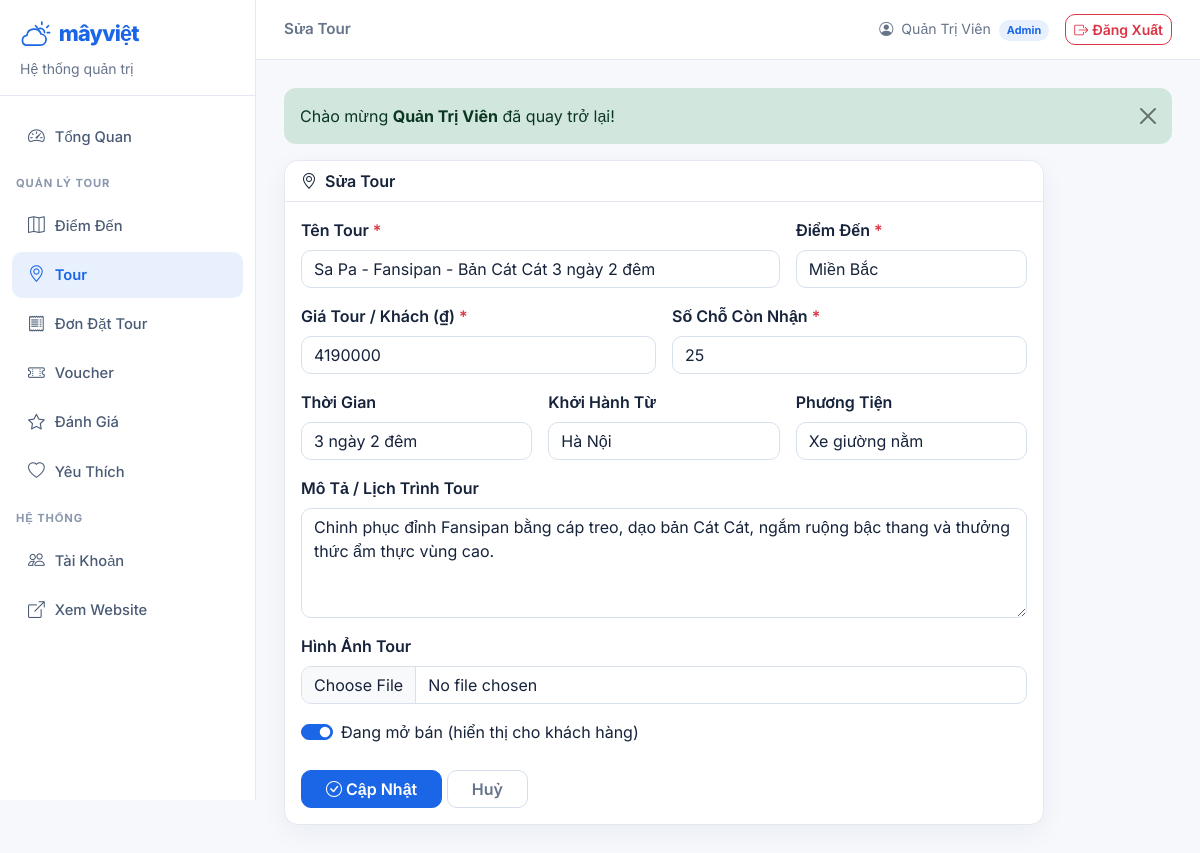
The app's page /?action=admin-san-pham-sua&id=2 (signed in) with its own data.
### tables this page shows
CREATE TABLE san_pham (
    id             INT AUTO_INCREMENT PRIMARY KEY,
    danh_muc_id    INT NOT NULL,
    ten_san_pham   VARCHAR(150)   NOT NULL,
    gia            DECIMAL(12,0)  NOT NULL,
    so_luong       INT            NOT NULL DEFAULT 0 COMMENT 'Số chỗ còn nhận',
    thoi_gian      VARCHAR(50)    DEFAULT NULL COMMENT 'VD: 3 ngày 2 đêm',
    diem_khoi_hanh VARCHAR(100)   DEFAULT NULL,
    phuong_tien    VARCHAR(100)   DEFAULT NULL,
    mo_ta          TEXT,
    hinh_anh       VARCHAR(255)   DEFAULT NULL,
    luot_xem       INT            NOT NULL DEFAULT 0,
    trang_thai     TINYINT(1)     NOT NULL DEFAULT 1 COMMENT '1: đang mở bán, 0: tạm ngưng',
    ngay_tao       DATETIME       DEFAULT CURRENT_TIMESTAMP,
    FOREIGN KEY (danh_muc_id) REFERENCES danh_muc(id) ON DELETE CASCADE
);

CREATE TABLE danh_muc (
    id            INT AUTO_INCREMENT PRIMARY KEY,
    ten_danh_muc  VARCHAR(100) NOT NULL,
    mo_ta         TEXT,
    ngay_tao      DATETIME DEFAULT CURRENT_TIMESTAMP
);

### controllers/AdminSanPhamController.php (called while the page is built, shortened)
<?php
class AdminSanPhamController
{
    private $sanPhamModel;
    private $danhMucModel;
    public function __construct()
    {
        $this->sanPhamModel = new SanPhamModel();
        $this->danhMucModel = new DanhMucModel();
    }
    public function sua()
    {
        $id       = (int)($_GET['id'] ?? 0);
        $san_pham = $this->sanPhamModel->layTheoIdKemDanhMuc($id);
        $danh_sach_danh_muc = $this->danhMucModel->layTatCa();
        require_once PATH_VIEW_ADMIN;
    }
}

### index.php (called while the page is built, shortened)
<?php
spl_autoload_register(function ($ten_class) {
    $ten_file = "$ten_class.php";
    $duong_dan_model      = PATH_MODEL . $ten_file;
});
require_once './configs/helper.php';
require_once './routes/index.php';

### models/BaseModel.php (called while the page is built, shortened)
<?php
class BaseModel
{
    protected $bang;
    protected $pdo;
    public function __construct()
    {
        $dsn = sprintf(
            'mysql:host=%s;port=%s;dbname=%s;charset=utf8mb4',
            DB_HOST, DB_PORT, DB_NAME
        );
        try {
            $this->pdo = new PDO($dsn, DB_USERNAME, DB_PASSWORD, DB_OPTIONS);
        } catch (PDOException $loi) {
            die("❌ Kết nối cơ sở dữ liệu thất bại: {$loi->getMessage()}");
        }
    }
    public function __destruct()
    {
        $this->pdo = null;
    }
    public function layTatCa()
    {
        $sql  = "SELECT * FROM {$this->bang} ORDER BY id DESC";
        $stmt = $this->pdo->query($sql);
        return $stmt->fetchAll();
    }
}

### models/SanPhamModel.php (called while the page is built, shortened)
<?php
class SanPhamModel extends BaseModel
{
    public function layTheoIdKemDanhMuc($id)
    {
        $sql = "SELECT sp.*, dm.ten_danh_muc
                FROM san_pham sp
                LEFT JOIN danh_muc dm ON sp.danh_muc_id = dm.id
                WHERE sp.id = :id";
        $stmt = $this->pdo->prepare($sql);
        $stmt->execute([':id' => $id]);
        return $stmt->fetch();
    }
}

### views/admin/san_pham/them_sua.php (the view, shortened to what this page needs)
<?php $dang_sua = isset($san_pham); ?>
<div class="card" style="max-width:760px">
    <div class="card-header bg-white">
        <i class="bi bi-geo-alt me-2"></i><?= $dang_sua ? 'Sửa Tour' : 'Thêm Tour Mới' ?>
    </div>
    <div class="card-body">
        <form action="<?= BASE_URL ?>?action=admin-san-pham-<?= $dang_sua ? 'cap-nhat' : 'luu' ?>" method="POST" enctype="multipart/form-data">
            <div class="row g-3">
                <div class="col-md-8">
                    <label class="form-label fw-semibold">Tên Tour <span class="text-danger">*</span></label>
                    <input type="text" name="ten_san_pham"
                           class="form-control <?= !empty($loi['ten_san_pham']) ? 'is-invalid' : '' ?>"
                           value="<?= htmlspecialchars($_POST['ten_san_pham'] ?? $san_pham['ten_san_pham'] ?? '') ?>">
                </div>
                <div class="col-md-4">
                    <label class="form-label fw-semibold">Điểm Đến <span class="text-danger">*</span></label>
                    <select name="danh_muc_id" class="form-select <?= !empty($loi['danh_muc_id']) ? 'is-invalid' : '' ?>">
                        <?php
                        $dm_chon = $_POST['danh_muc_id'] ?? $san_pham['danh_muc_id'] ?? '';
                        foreach ($danh_sach_danh_muc as $dm): ?>
                            <option value="<?= $dm['id'] ?>" <?= $dm_chon == $dm['id'] ? 'selected' : '' ?>>
                                <?= htmlspecialchars($dm['ten_danh_muc']) ?>
                            </option>
                        <?php endforeach; ?>
                    </select>
                </div>
                <div class="col-md-6">
                    <label class="form-label fw-semibold">Giá Tour / Khách (₫) <span class="text-danger">*</span></label>
                    <input type="number" step="1000" name="gia"
                           class="form-control <?= !empty($loi['gia']) ? 'is-invalid' : '' ?>"
                           value="<?= htmlspecialchars($_POST['gia'] ?? $san_pham['gia'] ?? '') ?>">
                </div>
                <div class="col-md-6">
                    <label class="form-label fw-semibold">Số Chỗ Còn Nhận <span class="text-danger">*</span></label>
                    <input type="number" name="so_luong"
                           class="form-control <?= !empty($loi['so_luong']) ? 'is-invalid' : '' ?>"
                           value="<?= htmlspecialchars($_POST['so_luong'] ?? $san_pham['so_luong'] ?? '') ?>">
                </div>
                <div class="col-md-4">
                    <label class="form-label fw-semibold">Thời Gian</label>
                    <input type="text" name="thoi_gian" class="form-control" placeholder="VD: 3 ngày 2 đêm"
                           value="<?= htmlspecialchars($_POST['thoi_gian'] ?? $san_pham['thoi_gian'] ?? '') ?>">
                </div>
                <div class="col-md-4">
                    <label class="form-label fw-semibold">Khởi Hành Từ</label>
                    <input type="text" name="diem_khoi_hanh" class="form-control" placeholder="VD: Hà Nội"
                           value="<?= htmlspecialchars($_POST['diem_khoi_hanh'] ?? $san_pham['diem_khoi_hanh'] ?? '') ?>">
                </div>
                <div class="col-md-4">
                    <label class="form-label fw-semibold">Phương Tiện</label>
                    <input type="text" name="phuong_tien" class="form-control" placeholder="VD: Máy bay / Xe du lịch"
                           value="<?= htmlspecialchars($_POST['phuong_tien'] ?? $san_pham['phuong_tien'] ?? '') ?>">
                </div>
                <div class="col-12">
                    <label class="form-label fw-semibold">Mô Tả / Lịch Trình Tour</label>
                    <textarea name="mo_ta" rows="4" class="form-control"
                              placeholder="Điểm nhấn, lịch trình từng ngày, dịch vụ bao gồm / không bao gồm..."><?= htmlspecialchars($_POST['mo_ta'] ?? $san_pham['mo_ta'] ?? '') ?></textarea>
                </div>
                <div class="col-12">
                    <label class="form-label fw-semibold">Hình Ảnh Tour</label>
                    <input type="file" name="hinh_anh" class="form-control <?= !empty($loi['hinh_anh']) ? 'is-invalid' : '' ?>" accept="image/*">
                </div>
                <div class="col-12">
                    <div class="form-check form-switch">
                        <input class="form-check-input" type="checkbox" name="trang_thai" id="trang_thai"
                               <?= (isset($_POST['trang_thai']) || (!isset($_POST['ten_san_pham']) && ($san_pham['trang_thai'] ?? 1))) ? 'checked' : '' ?>>
                        <label class="form-check-label" for="trang_thai">Đang mở bán (hiển thị cho khách hàng)</label>
                    </div>
                </div>
            </div>
            <div class="mt-4">
                <button type="submit" class="btn btn-primary px-4">
                    <i class="bi bi-check-circle me-1"></i><?= $dang_sua ? 'Cập Nhật' : 'Lưu Tour' ?>
                </button>
                <a href="<?= BASE_URL ?>?action=admin-san-pham" class="btn btn-outline-secondary px-4">Huỷ</a>
            </div>
        </form>
    </div>
</div>

### assets/css/mayviet.css (style rules this page uses)
:root { --mv-blue:#1a66e6; --mv-blue-dark:#1452bf; --mv-blue-soft:#e8f0fe; --mv-blue-tint:#f1f6ff; --mv-navy:#0f2b52; --mv-ink:#16233b; --mv-muted:#66748a; --mv-line:#e3e8f1; --mv-bg:#f6f8fc; --mv-green:#0f8a5f; --mv-red:#e5484d; --mv-gold:#f5a623; --mv-radius:14px; --mv-shadow:0 10px 30px rgba(15,43,82,.07); --mv-shadow-lg:0 22px 50px rgba(15,43,82,.14); --mau-chinh:var(--mv-blue); --mau-chinh-dam:var(--mv-blue-dark); --mau-nen:var(--mv-bg); --mau-the:#fff; --mau-vien:var(--mv-line); --mau-nen-toi:#eef2f9; --bs-body-bg:var(--mv-bg); --bs-body-color:var(--mv-ink); --bs-primary:var(--mv-blue); --bs-link-color:var(--mv-blue); --bs-border-color:var(--mv-line); --bs-border-radius:10px; }
html { scroll-behavior:smooth }
body { background:var(--mv-bg);color:var(--mv-ink);font-family:'Inter',system-ui,'Segoe UI',sans-serif;-webkit-font-smoothing:antialiased }
a { color:var(--mv-blue);text-decoration:none }
.btn { border-radius:10px;font-weight:600;transition:transform .25s ease,box-shadow .25s ease,background-color .25s ease,color .25s ease,border-color .25s }
.btn-outline-secondary { --bs-btn-color:var(--mv-muted);--bs-btn-border-color:#d5dded;--bs-btn-hover-bg:var(--mv-blue-tint);--bs-btn-hover-color:var(--mv-blue);--bs-btn-hover-border-color:var(--mv-blue) }
.card { background:#fff;border:1px solid var(--mv-line);border-radius:var(--mv-radius);box-shadow:var(--mv-shadow) }
.card-header { background:transparent!important;border-color:var(--mv-line) }
.form-control,.form-select { background:#fff;color:var(--mv-ink);border:1px solid #d8e0ee;border-radius:10px }
.form-check-input:checked { background-color:var(--mv-blue);border-color:var(--mv-blue) }

### views/layout_admin.php (style rules this page uses)
body { background:#f6f8fc; color:#16233b; font-family:'Inter',sans-serif; }
.card { border:1px solid #e3e8f1; box-shadow:0 8px 26px rgba(15,43,82,.05); border-radius:14px; }
.card-header { border-radius:14px 14px 0 0 !important; font-weight:600; background:#fff !important; border-color:#e3e8f1; }
.btn-primary { background:#1a66e6; border-color:#1a66e6; }
.form-control,.form-select { border-color:#d8e0ee; border-radius:10px; }
a { color:#1a66e6; }

### records on screen
san_pham: ten_san_pham "Sa Pa - Fansipan - Bản Cát Cát 3 ngày 2 đêm", danh_muc_id "Miền Bắc", gia "4190000", so_luong "25", thoi_gian "3 ngày 2 đêm", diem_khoi_hanh "Hà Nội", phuong_tien "Xe giường nằm", mo_ta "Chinh phục đỉnh Fansipan bằng cáp treo, dạo bản Cát Cát, ngắm ruộng bậc thang và thưởng thức ẩm thực vùng cao.", trang_thai "☑"

### other values on screen
$title "Sửa Tour"
$_SESSION['nguoi_dung']['ho_ten'] "Quản Trị Viên"
$noi_dung "Chào mừng Quản Trị Viên đã quay trở lại!"
